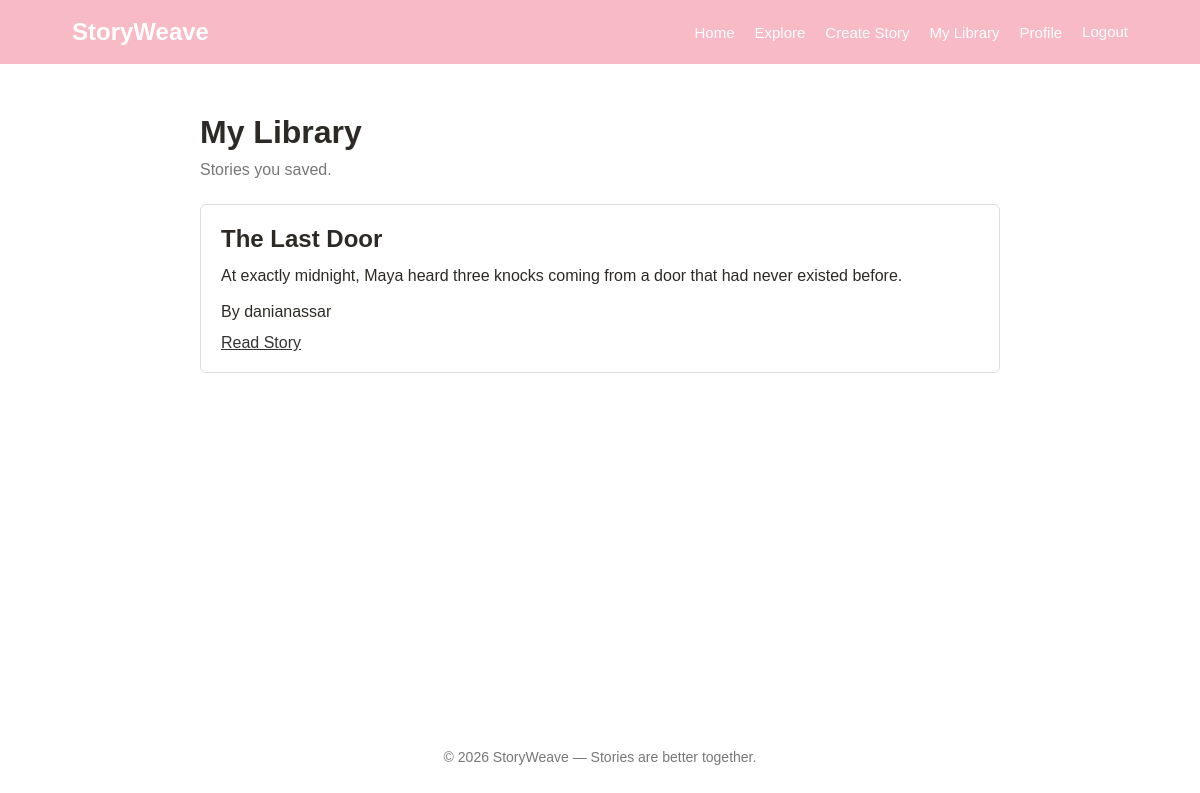
The app's page /stories/library/ (signed in) with its own data.
### stories/models.py (models this page shows, shortened)
class SavedStory(models.Model):
    user = models.ForeignKey(
        User,
        on_delete=models.CASCADE,
        related_name="saved_stories"
    )
    story = models.ForeignKey(
        Story,
        on_delete=models.CASCADE,
        related_name="saved_by"
    )
    created_at = models.DateTimeField(auto_now_add=True)
    class Meta:
        constraints = [
            models.UniqueConstraint(
                fields=["user", "story"],
                name="unique_saved_story"
            )
        ]

class Story(models.Model):
    STATUS_CHOICES = [
        ("ongoing", "Ongoing"),
        ("completed", "Completed"),
    ]
    title = models.CharField(max_length=200)
    description = models.TextField()
    author = models.ForeignKey(
        User,
        on_delete=models.CASCADE,
        related_name="stories"
    )
    genre = models.ForeignKey(
        Genre,
        on_delete=models.SET_NULL,
        null=True,
        blank=True,
        related_name="stories"
    )
    status = models.CharField(
        max_length=20,
        choices=STATUS_CHOICES,
        default="ongoing"
    )
    created_at = models.DateTimeField(auto_now_add=True)

### stories/views.py (the view)
@login_required
def library(request):
    saved_stories = SavedStory.objects.filter(
        user=request.user
    ).order_by("-created_at")
    return render(
        request,
        "stories/library.html",
        {
            "saved_stories": saved_stories
        }
    )

### stories/templates/stories/library.html (shortened to what this page needs)
{% extends "stories/base.html" %}
{% block content %}
<div class="library-page">
    <h1>My Library</h1>
    <p>Stories you saved.</p>
    {% if saved_stories %}
        {% for saved in saved_stories %}
            <div class="library-story">
                <h2>{{ saved.story.title }}</h2>
                <p>
                    {{ saved.story.description }}
                </p>
                <p>
                    By {{ saved.story.author.username }}
                </p>
                <a href="/stories/{{ saved.story.id }}/">
                    Read Story
                </a>
            </div>
        {% endfor %}
    {% else %}
        <p>You haven't saved any stories yet.</p>
        <a href="/stories/">
            Explore Stories
        </a>
    {% endif %}
</div>
{% endblock %}

### stories/static/stories/style.css (style rules this page uses)
* { box-sizing: border-box; margin: 0; padding: 0; }
body { font-family: Arial, sans-serif; background: white; color: #2d2a26; min-height: 100vh; }
.library-page { max-width: 850px; margin: 0 auto; padding: 50px 25px; }
.library-page > p { color: #777; margin: 10px 0 25px; }
.library-story { background: white; border: 1px solid #ddd; padding: 20px; margin: 15px 0; border-radius: 6px; }
.library-story h2 { margin-bottom: 10px; }
.library-story p { margin-bottom: 10px; line-height: 1.6; }
.library-story a { color: #333; }

### records on screen
SavedStory: story "The Last Door", story.description "At exactly midnight, Maya heard three knocks coming from a door that had never existed before.", story.author.username "danianassar"
